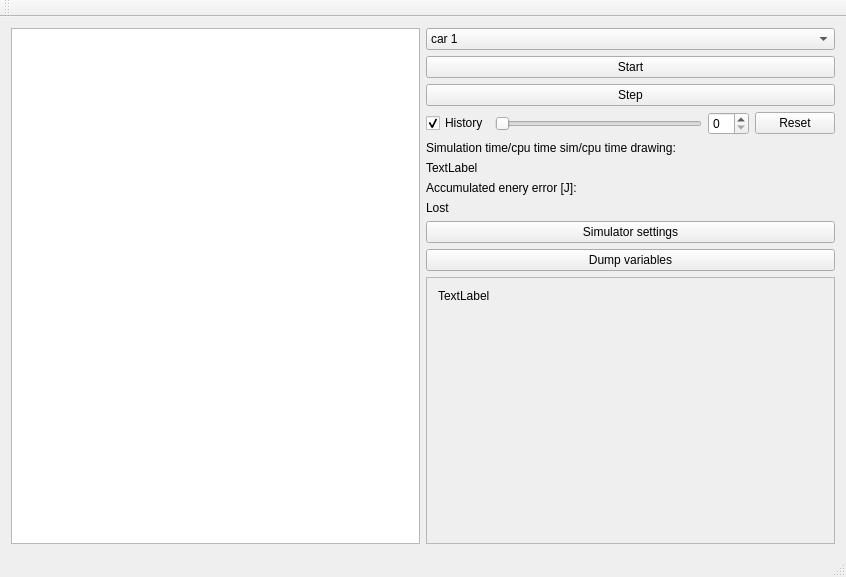
<?xml version="1.0" encoding="UTF-8"?>
<ui version="4.0">
 <class>MainWindow</class>
 <widget class="QMainWindow" name="MainWindow">
  <property name="geometry">
   <rect>
    <x>0</x>
    <y>0</y>
    <width>846</width>
    <height>577</height>
   </rect>
  </property>
  <property name="windowTitle">
   <string>Physics engine</string>
  </property>
  <widget class="QWidget" name="centralWidget">
   <layout class="QHBoxLayout" name="horizontalLayout">
    <item>
     <widget class="GraphicsView" name="graphicsView">
      <property name="sceneRect">
       <rectf>
        <x>0.000000000000000</x>
        <y>0.000000000000000</y>
        <width>0.000000000000000</width>
        <height>0.000000000000000</height>
       </rectf>
      </property>
      <property name="dragMode">
       <enum>QGraphicsView::ScrollHandDrag</enum>
      </property>
      <property name="transformationAnchor">
       <enum>QGraphicsView::AnchorUnderMouse</enum>
      </property>
      <property name="resizeAnchor">
       <enum>QGraphicsView::AnchorUnderMouse</enum>
      </property>
     </widget>
    </item>
    <item>
     <layout class="QVBoxLayout" name="verticalLayout">
      <item>
       <widget class="QComboBox" name="setup">
        <property name="sizePolicy">
         <sizepolicy hsizetype="Minimum" vsizetype="Minimum">
          <horstretch>0</horstretch>
          <verstretch>0</verstretch>
         </sizepolicy>
        </property>
        <item>
         <property name="text">
          <string>car 1</string>
         </property>
        </item>
        <item>
         <property name="text">
          <string>tower</string>
         </property>
        </item>
        <item>
         <property name="text">
          <string>fall through bug</string>
         </property>
        </item>
        <item>
         <property name="text">
          <string>collision7</string>
         </property>
        </item>
        <item>
         <property name="text">
          <string>collision6</string>
         </property>
        </item>
        <item>
         <property name="text">
          <string>collision5</string>
         </property>
        </item>
        <item>
         <property name="text">
          <string>collision4</string>
         </property>
        </item>
        <item>
         <property name="text">
          <string>collision3</string>
         </property>
        </item>
        <item>
         <property name="text">
          <string>t1</string>
         </property>
        </item>
        <item>
         <property name="text">
          <string>t2</string>
         </property>
        </item>
        <item>
         <property name="text">
          <string>collision</string>
         </property>
        </item>
        <item>
         <property name="text">
          <string>collision2</string>
         </property>
        </item>
        <item>
         <property name="text">
          <string>build 2 demo</string>
         </property>
        </item>
        <item>
         <property name="text">
          <string>build 1 demo</string>
         </property>
        </item>
        <item>
         <property name="text">
          <string>free fall</string>
         </property>
        </item>
        <item>
         <property name="text">
          <string>Pendlum test</string>
         </property>
        </item>
        <item>
         <property name="text">
          <string>bounce</string>
         </property>
        </item>
       </widget>
      </item>
      <item>
       <widget class="QPushButton" name="start_stop">
        <property name="sizePolicy">
         <sizepolicy hsizetype="Minimum" vsizetype="Minimum">
          <horstretch>0</horstretch>
          <verstretch>0</verstretch>
         </sizepolicy>
        </property>
        <property name="text">
         <string>Start</string>
        </property>
       </widget>
      </item>
      <item>
       <widget class="QPushButton" name="step">
        <property name="sizePolicy">
         <sizepolicy hsizetype="Minimum" vsizetype="Minimum">
          <horstretch>0</horstretch>
          <verstretch>0</verstretch>
         </sizepolicy>
        </property>
        <property name="text">
         <string>Step</string>
        </property>
       </widget>
      </item>
      <item>
       <layout class="QHBoxLayout" name="horizontalLayout_2">
        <item>
         <widget class="QCheckBox" name="check_history">
          <property name="text">
           <string>History</string>
          </property>
          <property name="checked">
           <bool>true</bool>
          </property>
         </widget>
        </item>
        <item>
         <widget class="QSlider" name="slide_history">
          <property name="orientation">
           <enum>Qt::Horizontal</enum>
          </property>
         </widget>
        </item>
        <item>
         <widget class="QSpinBox" name="spin_history"/>
        </item>
        <item>
         <widget class="QPushButton" name="reset">
          <property name="text">
           <string>Reset</string>
          </property>
         </widget>
        </item>
       </layout>
      </item>
      <item>
       <widget class="QLabel" name="label_3">
        <property name="sizePolicy">
         <sizepolicy hsizetype="Minimum" vsizetype="Minimum">
          <horstretch>0</horstretch>
          <verstretch>0</verstretch>
         </sizepolicy>
        </property>
        <property name="text">
         <string>Simulation time/cpu time sim/cpu time drawing:</string>
        </property>
       </widget>
      </item>
      <item>
       <widget class="QLabel" name="times">
        <property name="sizePolicy">
         <sizepolicy hsizetype="Minimum" vsizetype="Minimum">
          <horstretch>0</horstretch>
          <verstretch>0</verstretch>
         </sizepolicy>
        </property>
        <property name="text">
         <string>TextLabel</string>
        </property>
       </widget>
      </item>
      <item>
       <widget class="QLabel" name="label_4">
        <property name="sizePolicy">
         <sizepolicy hsizetype="Minimum" vsizetype="Minimum">
          <horstretch>0</horstretch>
          <verstretch>0</verstretch>
         </sizepolicy>
        </property>
        <property name="text">
         <string>Accumulated enery error [J]:</string>
        </property>
       </widget>
      </item>
      <item>
       <widget class="QLabel" name="lost">
        <property name="sizePolicy">
         <sizepolicy hsizetype="Minimum" vsizetype="Minimum">
          <horstretch>0</horstretch>
          <verstretch>0</verstretch>
         </sizepolicy>
        </property>
        <property name="text">
         <string>Lost</string>
        </property>
       </widget>
      </item>
      <item>
       <widget class="QPushButton" name="sim_settings">
        <property name="text">
         <string>Simulator settings</string>
        </property>
       </widget>
      </item>
      <item>
       <widget class="QPushButton" name="variables">
        <property name="text">
         <string>Dump variables</string>
        </property>
       </widget>
      </item>
      <item>
       <widget class="QScrollArea" name="scrollArea">
        <property name="sizePolicy">
         <sizepolicy hsizetype="Minimum" vsizetype="Expanding">
          <horstretch>0</horstretch>
          <verstretch>0</verstretch>
         </sizepolicy>
        </property>
        <property name="widgetResizable">
         <bool>true</bool>
        </property>
        <widget class="QWidget" name="scrollAreaWidgetContents">
         <property name="geometry">
          <rect>
           <x>0</x>
           <y>0</y>
           <width>407</width>
           <height>207</height>
          </rect>
         </property>
         <layout class="QVBoxLayout" name="verticalLayout_2">
          <item>
           <widget class="QLabel" name="vars">
            <property name="sizePolicy">
             <sizepolicy hsizetype="Minimum" vsizetype="Minimum">
              <horstretch>0</horstretch>
              <verstretch>0</verstretch>
             </sizepolicy>
            </property>
            <property name="text">
             <string>TextLabel</string>
            </property>
            <property name="alignment">
             <set>Qt::AlignLeading|Qt::AlignLeft|Qt::AlignTop</set>
            </property>
            <property name="wordWrap">
             <bool>true</bool>
            </property>
            <property name="textInteractionFlags">
             <set>Qt::LinksAccessibleByMouse|Qt::TextSelectableByKeyboard|Qt::TextSelectableByMouse</set>
            </property>
           </widget>
          </item>
         </layout>
        </widget>
       </widget>
      </item>
     </layout>
    </item>
   </layout>
  </widget>
  <widget class="QMenuBar" name="menuBar">
   <property name="geometry">
    <rect>
     <x>0</x>
     <y>0</y>
     <width>846</width>
     <height>23</height>
    </rect>
   </property>
  </widget>
  <widget class="QToolBar" name="mainToolBar">
   <attribute name="toolBarArea">
    <enum>TopToolBarArea</enum>
   </attribute>
   <attribute name="toolBarBreak">
    <bool>false</bool>
   </attribute>
  </widget>
  <widget class="QStatusBar" name="statusBar"/>
 </widget>
 <layoutdefault spacing="6" margin="11"/>
 <customwidgets>
  <customwidget>
   <class>GraphicsView</class>
   <extends>QGraphicsView</extends>
   <header>graphicsview.h</header>
  </customwidget>
 </customwidgets>
 <resources/>
 <connections/>
</ui>
